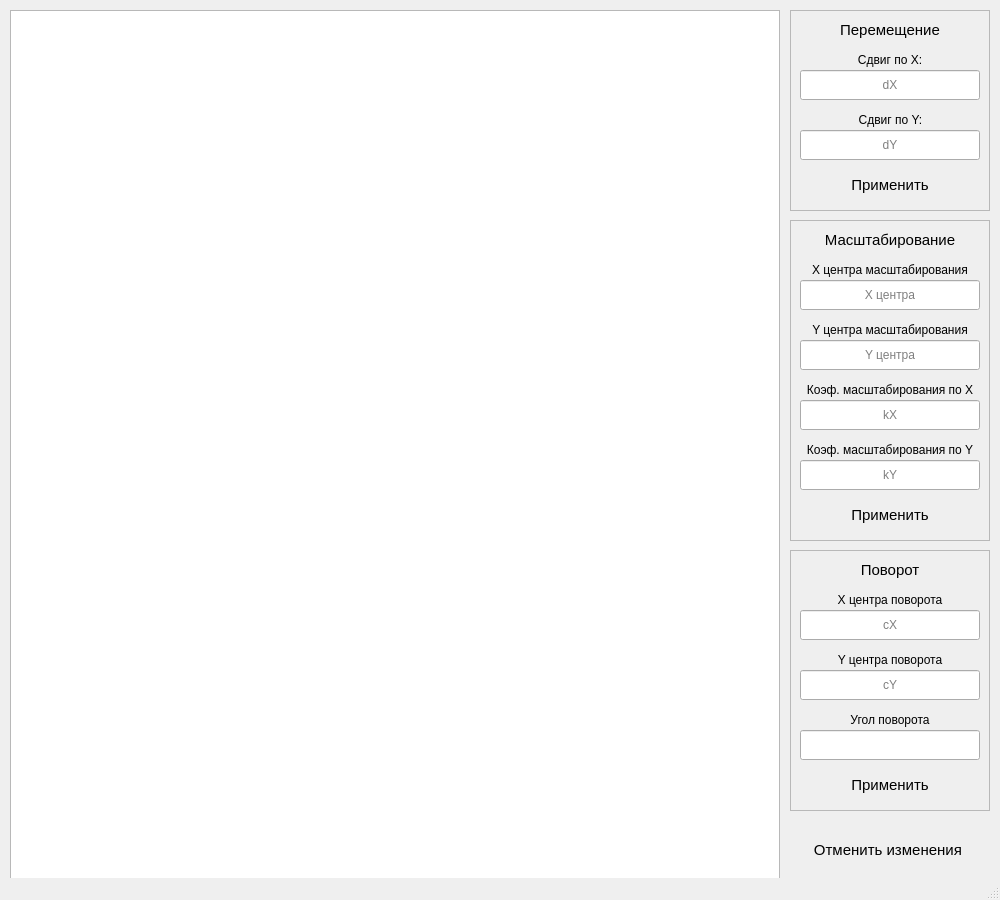
<?xml version="1.0" encoding="UTF-8"?>
<ui version="4.0">
 <class>MainWindow</class>
 <widget class="QMainWindow" name="MainWindow">
  <property name="geometry">
   <rect>
    <x>0</x>
    <y>0</y>
    <width>1000</width>
    <height>900</height>
   </rect>
  </property>
  <property name="sizePolicy">
   <sizepolicy hsizetype="Fixed" vsizetype="Fixed">
    <horstretch>0</horstretch>
    <verstretch>0</verstretch>
   </sizepolicy>
  </property>
  <property name="minimumSize">
   <size>
    <width>0</width>
    <height>0</height>
   </size>
  </property>
  <property name="maximumSize">
   <size>
    <width>1000000</width>
    <height>1000000</height>
   </size>
  </property>
  <property name="palette">
   <palette>
    <active>
     <colorrole role="WindowText">
      <brush brushstyle="SolidPattern">
       <color alpha="255">
        <red>216</red>
        <green>217</green>
        <blue>218</blue>
       </color>
      </brush>
     </colorrole>
     <colorrole role="Button">
      <brush brushstyle="SolidPattern">
       <color alpha="255">
        <red>39</red>
        <green>40</green>
        <blue>41</blue>
       </color>
      </brush>
     </colorrole>
     <colorrole role="Light">
      <brush brushstyle="SolidPattern">
       <color alpha="255">
        <red>216</red>
        <green>217</green>
        <blue>218</blue>
       </color>
      </brush>
     </colorrole>
     <colorrole role="Dark">
      <brush brushstyle="SolidPattern">
       <color alpha="255">
        <red>159</red>
        <green>159</green>
        <blue>159</blue>
       </color>
      </brush>
     </colorrole>
     <colorrole role="Mid">
      <brush brushstyle="SolidPattern">
       <color alpha="255">
        <red>184</red>
        <green>184</green>
        <blue>184</blue>
       </color>
      </brush>
     </colorrole>
     <colorrole role="Text">
      <brush brushstyle="SolidPattern">
       <color alpha="255">
        <red>251</red>
        <green>251</green>
        <blue>251</blue>
       </color>
      </brush>
     </colorrole>
     <colorrole role="ButtonText">
      <brush brushstyle="SolidPattern">
       <color alpha="255">
        <red>251</red>
        <green>251</green>
        <blue>251</blue>
       </color>
      </brush>
     </colorrole>
     <colorrole role="Base">
      <brush brushstyle="SolidPattern">
       <color alpha="255">
        <red>39</red>
        <green>40</green>
        <blue>41</blue>
       </color>
      </brush>
     </colorrole>
     <colorrole role="Window">
      <brush brushstyle="SolidPattern">
       <color alpha="255">
        <red>23</red>
        <green>23</green>
        <blue>23</blue>
       </color>
      </brush>
     </colorrole>
     <colorrole role="Shadow">
      <brush brushstyle="SolidPattern">
       <color alpha="255">
        <red>118</red>
        <green>118</green>
        <blue>118</blue>
       </color>
      </brush>
     </colorrole>
     <colorrole role="Highlight">
      <brush brushstyle="SolidPattern">
       <color alpha="255">
        <red>146</red>
        <green>136</green>
        <blue>248</blue>
       </color>
      </brush>
     </colorrole>
     <colorrole role="Link">
      <brush brushstyle="SolidPattern">
       <color alpha="255">
        <red>68</red>
        <green>119</green>
        <blue>206</blue>
       </color>
      </brush>
     </colorrole>
     <colorrole role="LinkVisited">
      <brush brushstyle="SolidPattern">
       <color alpha="255">
        <red>200</red>
        <green>142</green>
        <blue>167</blue>
       </color>
      </brush>
     </colorrole>
     <colorrole role="AlternateBase">
      <brush brushstyle="SolidPattern">
       <color alpha="255">
        <red>39</red>
        <green>40</green>
        <blue>41</blue>
       </color>
      </brush>
     </colorrole>
     <colorrole role="PlaceholderText">
      <brush brushstyle="SolidPattern">
       <color alpha="128">
        <red>216</red>
        <green>217</green>
        <blue>218</blue>
       </color>
      </brush>
     </colorrole>
    </active>
    <inactive>
     <colorrole role="WindowText">
      <brush brushstyle="SolidPattern">
       <color alpha="255">
        <red>0</red>
        <green>0</green>
        <blue>0</blue>
       </color>
      </brush>
     </colorrole>
     <colorrole role="Button">
      <brush brushstyle="SolidPattern">
       <color alpha="255">
        <red>239</red>
        <green>239</green>
        <blue>239</blue>
       </color>
      </brush>
     </colorrole>
     <colorrole role="Light">
      <brush brushstyle="SolidPattern">
       <color alpha="255">
        <red>255</red>
        <green>255</green>
        <blue>255</blue>
       </color>
      </brush>
     </colorrole>
     <colorrole role="Dark">
      <brush brushstyle="SolidPattern">
       <color alpha="255">
        <red>159</red>
        <green>159</green>
        <blue>159</blue>
       </color>
      </brush>
     </colorrole>
     <colorrole role="Mid">
      <brush brushstyle="SolidPattern">
       <color alpha="255">
        <red>184</red>
        <green>184</green>
        <blue>184</blue>
       </color>
      </brush>
     </colorrole>
     <colorrole role="Text">
      <brush brushstyle="SolidPattern">
       <color alpha="255">
        <red>0</red>
        <green>0</green>
        <blue>0</blue>
       </color>
      </brush>
     </colorrole>
     <colorrole role="ButtonText">
      <brush brushstyle="SolidPattern">
       <color alpha="255">
        <red>0</red>
        <green>0</green>
        <blue>0</blue>
       </color>
      </brush>
     </colorrole>
     <colorrole role="Base">
      <brush brushstyle="SolidPattern">
       <color alpha="255">
        <red>255</red>
        <green>255</green>
        <blue>255</blue>
       </color>
      </brush>
     </colorrole>
     <colorrole role="Window">
      <brush brushstyle="SolidPattern">
       <color alpha="255">
        <red>239</red>
        <green>239</green>
        <blue>239</blue>
       </color>
      </brush>
     </colorrole>
     <colorrole role="Shadow">
      <brush brushstyle="SolidPattern">
       <color alpha="255">
        <red>118</red>
        <green>118</green>
        <blue>118</blue>
       </color>
      </brush>
     </colorrole>
     <colorrole role="Highlight">
      <brush brushstyle="SolidPattern">
       <color alpha="255">
        <red>48</red>
        <green>140</green>
        <blue>198</blue>
       </color>
      </brush>
     </colorrole>
     <colorrole role="Link">
      <brush brushstyle="SolidPattern">
       <color alpha="255">
        <red>0</red>
        <green>0</green>
        <blue>255</blue>
       </color>
      </brush>
     </colorrole>
     <colorrole role="LinkVisited">
      <brush brushstyle="SolidPattern">
       <color alpha="255">
        <red>255</red>
        <green>0</green>
        <blue>255</blue>
       </color>
      </brush>
     </colorrole>
     <colorrole role="AlternateBase">
      <brush brushstyle="SolidPattern">
       <color alpha="255">
        <red>247</red>
        <green>247</green>
        <blue>247</blue>
       </color>
      </brush>
     </colorrole>
     <colorrole role="PlaceholderText">
      <brush brushstyle="SolidPattern">
       <color alpha="128">
        <red>0</red>
        <green>0</green>
        <blue>0</blue>
       </color>
      </brush>
     </colorrole>
    </inactive>
    <disabled>
     <colorrole role="WindowText">
      <brush brushstyle="SolidPattern">
       <color alpha="255">
        <red>159</red>
        <green>159</green>
        <blue>159</blue>
       </color>
      </brush>
     </colorrole>
     <colorrole role="Button">
      <brush brushstyle="SolidPattern">
       <color alpha="255">
        <red>39</red>
        <green>40</green>
        <blue>41</blue>
       </color>
      </brush>
     </colorrole>
     <colorrole role="Light">
      <brush brushstyle="SolidPattern">
       <color alpha="255">
        <red>216</red>
        <green>217</green>
        <blue>218</blue>
       </color>
      </brush>
     </colorrole>
     <colorrole role="Dark">
      <brush brushstyle="SolidPattern">
       <color alpha="255">
        <red>159</red>
        <green>159</green>
        <blue>159</blue>
       </color>
      </brush>
     </colorrole>
     <colorrole role="Mid">
      <brush brushstyle="SolidPattern">
       <color alpha="255">
        <red>184</red>
        <green>184</green>
        <blue>184</blue>
       </color>
      </brush>
     </colorrole>
     <colorrole role="Text">
      <brush brushstyle="SolidPattern">
       <color alpha="255">
        <red>159</red>
        <green>159</green>
        <blue>159</blue>
       </color>
      </brush>
     </colorrole>
     <colorrole role="ButtonText">
      <brush brushstyle="SolidPattern">
       <color alpha="255">
        <red>159</red>
        <green>159</green>
        <blue>159</blue>
       </color>
      </brush>
     </colorrole>
     <colorrole role="Base">
      <brush brushstyle="SolidPattern">
       <color alpha="255">
        <red>23</red>
        <green>23</green>
        <blue>23</blue>
       </color>
      </brush>
     </colorrole>
     <colorrole role="Window">
      <brush brushstyle="SolidPattern">
       <color alpha="255">
        <red>23</red>
        <green>23</green>
        <blue>23</blue>
       </color>
      </brush>
     </colorrole>
     <colorrole role="Shadow">
      <brush brushstyle="SolidPattern">
       <color alpha="255">
        <red>177</red>
        <green>177</green>
        <blue>177</blue>
       </color>
      </brush>
     </colorrole>
     <colorrole role="Highlight">
      <brush brushstyle="SolidPattern">
       <color alpha="255">
        <red>145</red>
        <green>145</green>
        <blue>145</blue>
       </color>
      </brush>
     </colorrole>
     <colorrole role="Link">
      <brush brushstyle="SolidPattern">
       <color alpha="255">
        <red>0</red>
        <green>0</green>
        <blue>255</blue>
       </color>
      </brush>
     </colorrole>
     <colorrole role="LinkVisited">
      <brush brushstyle="SolidPattern">
       <color alpha="255">
        <red>255</red>
        <green>0</green>
        <blue>255</blue>
       </color>
      </brush>
     </colorrole>
     <colorrole role="AlternateBase">
      <brush brushstyle="SolidPattern">
       <color alpha="255">
        <red>247</red>
        <green>247</green>
        <blue>247</blue>
       </color>
      </brush>
     </colorrole>
     <colorrole role="PlaceholderText">
      <brush brushstyle="SolidPattern">
       <color alpha="128">
        <red>0</red>
        <green>0</green>
        <blue>0</blue>
       </color>
      </brush>
     </colorrole>
    </disabled>
   </palette>
  </property>
  <property name="contextMenuPolicy">
   <enum>Qt::NoContextMenu</enum>
  </property>
  <property name="windowTitle">
   <string>ЛР2 КГ. Диваев ИУ7-42</string>
  </property>
  <widget class="QWidget" name="centralwidget">
   <widget class="Plane" name="planeWidget">
    <property name="geometry">
     <rect>
      <x>10</x>
      <y>10</y>
      <width>770</width>
      <height>870</height>
     </rect>
    </property>
   </widget>
   <widget class="QFrame" name="frame">
    <property name="geometry">
     <rect>
      <x>790</x>
      <y>10</y>
      <width>200</width>
      <height>201</height>
     </rect>
    </property>
    <property name="autoFillBackground">
     <bool>false</bool>
    </property>
    <property name="frameShape">
     <enum>QFrame::StyledPanel</enum>
    </property>
    <property name="frameShadow">
     <enum>QFrame::Raised</enum>
    </property>
    <widget class="QLineEdit" name="dxOffsetInput">
     <property name="geometry">
      <rect>
       <x>10</x>
       <y>60</y>
       <width>180</width>
       <height>30</height>
      </rect>
     </property>
     <property name="font">
      <font>
       <pointsize>9</pointsize>
      </font>
     </property>
     <property name="text">
      <string/>
     </property>
     <property name="alignment">
      <set>Qt::AlignCenter</set>
     </property>
     <property name="placeholderText">
      <string>dX</string>
     </property>
    </widget>
    <widget class="QLineEdit" name="dyOffsetInput">
     <property name="geometry">
      <rect>
       <x>10</x>
       <y>120</y>
       <width>180</width>
       <height>30</height>
      </rect>
     </property>
     <property name="alignment">
      <set>Qt::AlignCenter</set>
     </property>
     <property name="placeholderText">
      <string>dY</string>
     </property>
    </widget>
    <widget class="QLabel" name="label">
     <property name="geometry">
      <rect>
       <x>10</x>
       <y>10</y>
       <width>180</width>
       <height>20</height>
      </rect>
     </property>
     <property name="font">
      <font>
       <pointsize>11</pointsize>
      </font>
     </property>
     <property name="text">
      <string>Перемещение</string>
     </property>
     <property name="alignment">
      <set>Qt::AlignCenter</set>
     </property>
    </widget>
    <widget class="QLabel" name="label_2">
     <property name="geometry">
      <rect>
       <x>10</x>
       <y>40</y>
       <width>180</width>
       <height>20</height>
      </rect>
     </property>
     <property name="text">
      <string>Сдвиг по X:</string>
     </property>
     <property name="alignment">
      <set>Qt::AlignCenter</set>
     </property>
    </widget>
    <widget class="QLabel" name="label_3">
     <property name="geometry">
      <rect>
       <x>10</x>
       <y>100</y>
       <width>181</width>
       <height>20</height>
      </rect>
     </property>
     <property name="text">
      <string>Сдвиг по Y:</string>
     </property>
     <property name="alignment">
      <set>Qt::AlignCenter</set>
     </property>
    </widget>
    <widget class="QPushButton" name="applyOffsetBtn">
     <property name="geometry">
      <rect>
       <x>10</x>
       <y>160</y>
       <width>180</width>
       <height>30</height>
      </rect>
     </property>
     <property name="font">
      <font>
       <pointsize>11</pointsize>
      </font>
     </property>
     <property name="autoFillBackground">
      <bool>true</bool>
     </property>
     <property name="text">
      <string>Применить</string>
     </property>
     <property name="flat">
      <bool>true</bool>
     </property>
    </widget>
   </widget>
   <widget class="QFrame" name="frame_3">
    <property name="geometry">
     <rect>
      <x>790</x>
      <y>220</y>
      <width>200</width>
      <height>321</height>
     </rect>
    </property>
    <property name="frameShape">
     <enum>QFrame::StyledPanel</enum>
    </property>
    <property name="frameShadow">
     <enum>QFrame::Raised</enum>
    </property>
    <widget class="QLabel" name="label_6">
     <property name="geometry">
      <rect>
       <x>10</x>
       <y>10</y>
       <width>180</width>
       <height>20</height>
      </rect>
     </property>
     <property name="font">
      <font>
       <pointsize>11</pointsize>
      </font>
     </property>
     <property name="text">
      <string>Масштабирование</string>
     </property>
     <property name="alignment">
      <set>Qt::AlignCenter</set>
     </property>
    </widget>
    <widget class="QLineEdit" name="centerXScale">
     <property name="geometry">
      <rect>
       <x>10</x>
       <y>60</y>
       <width>180</width>
       <height>30</height>
      </rect>
     </property>
     <property name="alignment">
      <set>Qt::AlignCenter</set>
     </property>
     <property name="readOnly">
      <bool>false</bool>
     </property>
     <property name="placeholderText">
      <string>X центра</string>
     </property>
    </widget>
    <widget class="QLineEdit" name="centerYScale">
     <property name="geometry">
      <rect>
       <x>10</x>
       <y>120</y>
       <width>180</width>
       <height>30</height>
      </rect>
     </property>
     <property name="alignment">
      <set>Qt::AlignCenter</set>
     </property>
     <property name="placeholderText">
      <string>Y центра</string>
     </property>
    </widget>
    <widget class="QLineEdit" name="kXScale">
     <property name="geometry">
      <rect>
       <x>10</x>
       <y>180</y>
       <width>180</width>
       <height>30</height>
      </rect>
     </property>
     <property name="alignment">
      <set>Qt::AlignCenter</set>
     </property>
     <property name="placeholderText">
      <string>kX</string>
     </property>
    </widget>
    <widget class="QLineEdit" name="kYScale">
     <property name="geometry">
      <rect>
       <x>10</x>
       <y>240</y>
       <width>180</width>
       <height>30</height>
      </rect>
     </property>
     <property name="alignment">
      <set>Qt::AlignCenter</set>
     </property>
     <property name="placeholderText">
      <string>kY</string>
     </property>
    </widget>
    <widget class="QLabel" name="label_4">
     <property name="geometry">
      <rect>
       <x>10</x>
       <y>40</y>
       <width>180</width>
       <height>20</height>
      </rect>
     </property>
     <property name="text">
      <string>X центра масштабирования</string>
     </property>
     <property name="alignment">
      <set>Qt::AlignCenter</set>
     </property>
    </widget>
    <widget class="QLabel" name="label_5">
     <property name="geometry">
      <rect>
       <x>10</x>
       <y>100</y>
       <width>180</width>
       <height>20</height>
      </rect>
     </property>
     <property name="text">
      <string>Y центра масштабирования</string>
     </property>
     <property name="alignment">
      <set>Qt::AlignCenter</set>
     </property>
    </widget>
    <widget class="QLabel" name="label_8">
     <property name="geometry">
      <rect>
       <x>10</x>
       <y>160</y>
       <width>180</width>
       <height>20</height>
      </rect>
     </property>
     <property name="text">
      <string>Коэф. масштабирования по X</string>
     </property>
     <property name="alignment">
      <set>Qt::AlignCenter</set>
     </property>
    </widget>
    <widget class="QLabel" name="label_9">
     <property name="geometry">
      <rect>
       <x>10</x>
       <y>220</y>
       <width>180</width>
       <height>20</height>
      </rect>
     </property>
     <property name="text">
      <string>Коэф. масштабирования по Y</string>
     </property>
     <property name="alignment">
      <set>Qt::AlignCenter</set>
     </property>
    </widget>
    <widget class="QPushButton" name="applyScaleBtn">
     <property name="geometry">
      <rect>
       <x>10</x>
       <y>280</y>
       <width>180</width>
       <height>30</height>
      </rect>
     </property>
     <property name="font">
      <font>
       <pointsize>11</pointsize>
      </font>
     </property>
     <property name="autoFillBackground">
      <bool>true</bool>
     </property>
     <property name="text">
      <string>Применить</string>
     </property>
     <property name="flat">
      <bool>true</bool>
     </property>
    </widget>
   </widget>
   <widget class="QFrame" name="frame_4">
    <property name="geometry">
     <rect>
      <x>790</x>
      <y>550</y>
      <width>200</width>
      <height>261</height>
     </rect>
    </property>
    <property name="frameShape">
     <enum>QFrame::StyledPanel</enum>
    </property>
    <property name="frameShadow">
     <enum>QFrame::Raised</enum>
    </property>
    <widget class="QLabel" name="label_7">
     <property name="geometry">
      <rect>
       <x>10</x>
       <y>10</y>
       <width>180</width>
       <height>20</height>
      </rect>
     </property>
     <property name="font">
      <font>
       <pointsize>11</pointsize>
      </font>
     </property>
     <property name="text">
      <string>Поворот</string>
     </property>
     <property name="alignment">
      <set>Qt::AlignCenter</set>
     </property>
    </widget>
    <widget class="QLineEdit" name="centerXRotate">
     <property name="geometry">
      <rect>
       <x>10</x>
       <y>60</y>
       <width>180</width>
       <height>30</height>
      </rect>
     </property>
     <property name="text">
      <string/>
     </property>
     <property name="alignment">
      <set>Qt::AlignCenter</set>
     </property>
     <property name="placeholderText">
      <string>cX</string>
     </property>
    </widget>
    <widget class="QLineEdit" name="centerYRotate">
     <property name="geometry">
      <rect>
       <x>10</x>
       <y>120</y>
       <width>180</width>
       <height>30</height>
      </rect>
     </property>
     <property name="alignment">
      <set>Qt::AlignCenter</set>
     </property>
     <property name="placeholderText">
      <string>cY</string>
     </property>
    </widget>
    <widget class="QLineEdit" name="angleRotate">
     <property name="geometry">
      <rect>
       <x>10</x>
       <y>180</y>
       <width>180</width>
       <height>30</height>
      </rect>
     </property>
     <property name="alignment">
      <set>Qt::AlignCenter</set>
     </property>
     <property name="placeholderText">
      <string/>
     </property>
    </widget>
    <widget class="QLabel" name="label_10">
     <property name="geometry">
      <rect>
       <x>10</x>
       <y>40</y>
       <width>180</width>
       <height>20</height>
      </rect>
     </property>
     <property name="text">
      <string>X центра поворота</string>
     </property>
     <property name="alignment">
      <set>Qt::AlignCenter</set>
     </property>
    </widget>
    <widget class="QLabel" name="label_11">
     <property name="geometry">
      <rect>
       <x>10</x>
       <y>100</y>
       <width>180</width>
       <height>20</height>
      </rect>
     </property>
     <property name="text">
      <string>Y центра поворота</string>
     </property>
     <property name="alignment">
      <set>Qt::AlignCenter</set>
     </property>
    </widget>
    <widget class="QLabel" name="label_12">
     <property name="geometry">
      <rect>
       <x>10</x>
       <y>160</y>
       <width>180</width>
       <height>20</height>
      </rect>
     </property>
     <property name="text">
      <string>Угол поворота</string>
     </property>
     <property name="alignment">
      <set>Qt::AlignCenter</set>
     </property>
    </widget>
    <widget class="QPushButton" name="applyRotationBtn">
     <property name="geometry">
      <rect>
       <x>10</x>
       <y>220</y>
       <width>180</width>
       <height>30</height>
      </rect>
     </property>
     <property name="font">
      <font>
       <pointsize>11</pointsize>
      </font>
     </property>
     <property name="autoFillBackground">
      <bool>true</bool>
     </property>
     <property name="text">
      <string>Применить</string>
     </property>
     <property name="flat">
      <bool>true</bool>
     </property>
    </widget>
   </widget>
   <widget class="QPushButton" name="recoilTransformBtn">
    <property name="geometry">
     <rect>
      <x>790</x>
      <y>820</y>
      <width>200</width>
      <height>60</height>
     </rect>
    </property>
    <property name="font">
     <font>
      <pointsize>11</pointsize>
     </font>
    </property>
    <property name="autoFillBackground">
     <bool>true</bool>
    </property>
    <property name="text">
     <string>Отменить изменения </string>
    </property>
    <property name="flat">
     <bool>true</bool>
    </property>
   </widget>
   <zorder>frame</zorder>
   <zorder>planeWidget</zorder>
   <zorder>frame_3</zorder>
   <zorder>frame_4</zorder>
   <zorder>recoilTransformBtn</zorder>
  </widget>
  <widget class="QMenuBar" name="menubar">
   <property name="geometry">
    <rect>
     <x>0</x>
     <y>0</y>
     <width>1000</width>
     <height>22</height>
    </rect>
   </property>
  </widget>
  <widget class="QStatusBar" name="statusbar"/>
 </widget>
 <customwidgets>
  <customwidget>
   <class>Plane</class>
   <extends>QGraphicsView</extends>
   <header>plane.h</header>
  </customwidget>
 </customwidgets>
 <resources/>
 <connections/>
</ui>
